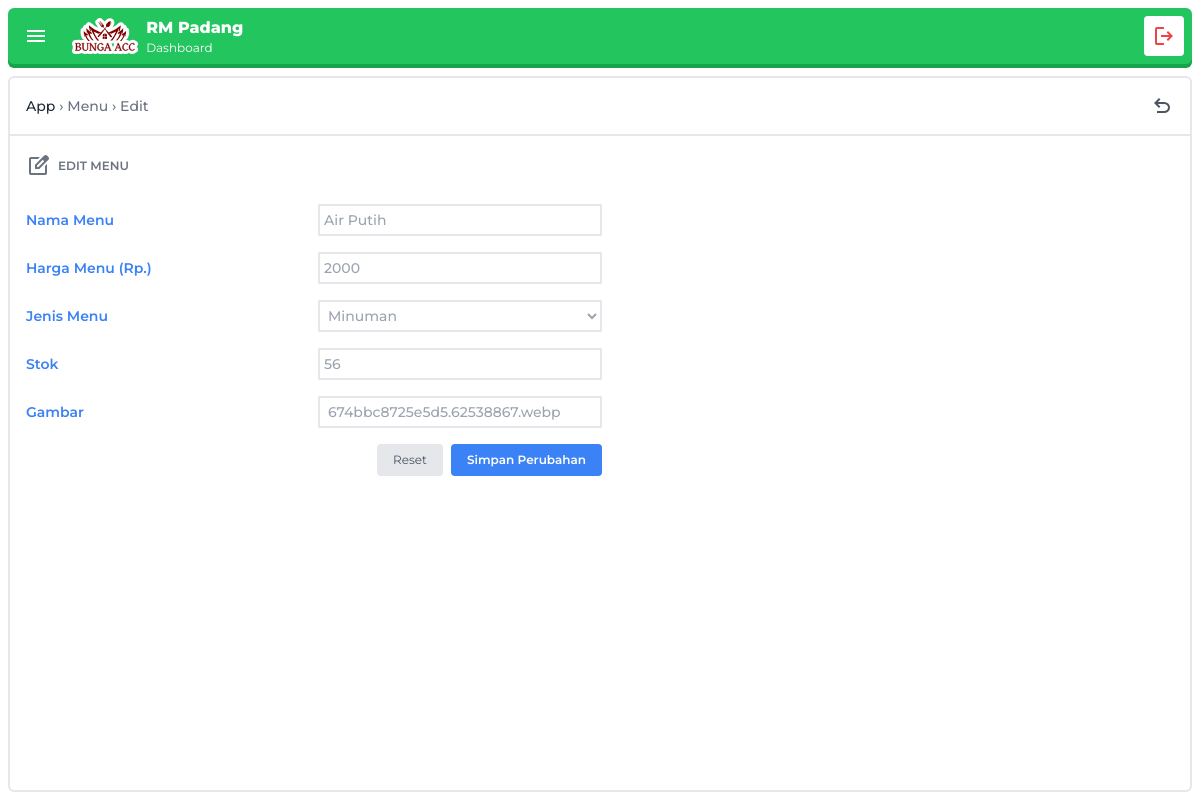
The app's page /dashboard.php?page=menu&action=edit&id=11 (signed in) with its own data.
### tables this page shows
CREATE TABLE `menu` (
  `id_menu` int(11) NOT NULL,
  `nama_menu` varchar(50) NOT NULL,
  `harga_menu` decimal(15,2) NOT NULL,
  `jenis_menu` enum('Makanan','Minuman','Cemilan') NOT NULL,
  `stok` int(11) NOT NULL,
  `gambar` varchar(100) DEFAULT NULL
);

### functions.php (called while the page is built, shortened)
<?php
$conn = mysqli_connect("localhost", "root", "", "rm_padang");
function query($query)
{
  global $conn;
  $result = mysqli_query($conn, $query);
  $rows = [];
  while ($row = mysqli_fetch_assoc($result)):
    $rows[] = $row;
  endwhile;
  return $rows;
}

### forms/menu-edit.php (the view, shortened to what this page needs)
<?php
require_once("./functions.php");
$id = $_GET["id"];
$menu = query("SELECT * FROM menu WHERE id_menu = $id")[0];
?>
<div class="p-2 sm:p-4 font-medium whitespace-nowrap mt-2 sm:mt-0">
  <div class="grid gap-4 max-w-xl">
    <div class="flex items-center justify-center sm:justify-start gap-1 sm:gap-2 pb-2">
      <h4 class="uppercase text-gray-500 focus:bg-blue-400 text-left text-xs font-semibold">Edit menu</h4>
    </div>
    <form action="./execute.php" method="post" enctype="multipart/form-data" class="grid gap-2 sm:gap-4 [&>div>label]:text-xs sm:[&>div>label]:text-sm">
      <div class="grid grid-cols-1 sm:grid-cols-2 sm:items-center gap-1 sm:gap-2">
        <label for="nama_menu" class="text-blue-500 font-semibold">Nama Menu</label>
        <input type="text" name="nama_menu" id="nama_menu" value="<?= $menu['nama_menu'] ?>" required class="p-1 border-2 border-gray-200 focus:border-gray-400 text-gray-400 focus:text-gray-800 outline-none transition-all duration-300 ease-in-out bg-transparent" spellcheck="false">
      </div>
      <div class="grid grid-cols-1 sm:grid-cols-2 sm:items-center gap-1 sm:gap-2">
        <label for="harga_menu" class="text-blue-500 font-semibold">Harga Menu (Rp.)</label>
        <input type="number" name="harga_menu" id="harga_menu" value="<?= intval($menu['harga_menu']) ?>" required class="p-1 border-2 border-gray-200 focus:border-gray-400 text-gray-400 focus:text-gray-800 outline-none transition-all duration-300 ease-in-out bg-transparent" spellcheck="false">
      </div>
      <div class="grid grid-cols-1 sm:grid-cols-2 sm:items-center gap-1 sm:gap-2">
        <label for="jenis_menu" class="text-blue-500 font-semibold">Jenis Menu</label>
        <select name="jenis_menu" id="jenis_menu" class="p-1 border-2 border-gray-200 focus:border-gray-400 text-gray-400 focus:text-gray-800 outline-none transition-all duration-300 ease-in-out bg-transparent">
          <option value="Minuman" <?php echo $menu['jenis_menu'] === 'Minuman' ? "selected" : "" ?>>Minuman</option>
        </select>
      </div>
      <div class="grid grid-cols-1 sm:grid-cols-2 sm:items-center gap-1 sm:gap-2">
        <label for="stok" class="text-blue-500 font-semibold">Stok</label>
        <input type="number" name="stok" id="stok" value="<?= $menu['stok'] ?>" required class="p-1 border-2 border-gray-200 focus:border-gray-400 text-gray-400 focus:text-gray-800 outline-none transition-all duration-300 ease-in-out bg-transparent" spellcheck="false">
      </div>
      <div class="grid grid-cols-1 sm:grid-cols-2 sm:items-center gap-1 sm:gap-2">
        <label for="gambar" class="text-blue-500 font-semibold">Gambar</label>
        <div class="relative group">
          <label for="gambar" id="file-name" class="flex items-center w-full px-2 py-1 border-2 border-gray-200 text-gray-400 cursor-pointer bg-white transition-all duration-300 group-focus-within:border-gray-400 group-focus-within:text-gray-800">
            <?php echo $menu['gambar'] ? $menu['gambar'] : "Pilih Gambar"  ?>
          </label>
        </div>
        <div class="flex sm:flex-row flex-col gap-2 sm:col-span-2 place-self-end w-full sm:w-fit mt-2">
          <button type="reset" class="bg-gray-200 text-gray-600 p-2 px-4 rounded text-xs font-normal outline-none hover:text-gray-400 transition duration-300 ease-in-out sm:w-fit w-full ring-gray-300 focus:ring">Reset</button>
          <button type="submit" name="edit_menu" class="bg-blue-500 text-white p-2 px-4 rounded text-xs font-semibold outline-none hover:bg-blue-400 transition duration-300 ease-in-out sm:w-fit w-full focus:ring">Simpan Perubahan</button>
        </div>
      </div>
    </form>
  </div>
</div>

### records on screen
menu: nama_menu "Air Putih", harga_menu "2000", jenis_menu "Minuman", stok "56", gambar "674bbc8725e5d5.62538867.webp"

### other values on screen
$parent "App"
$childrenText "Menu › Edit"
